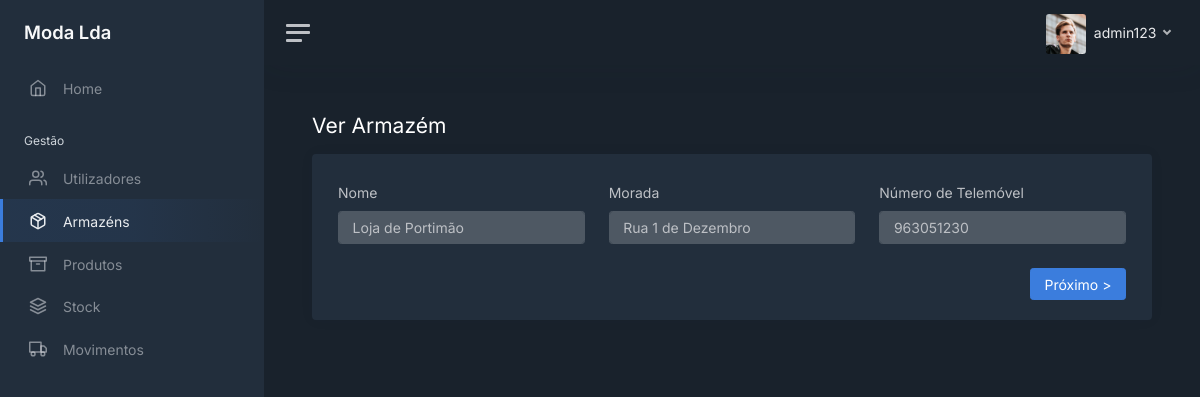
The page /warehouses/2 (signed in) on the database its author committed.
### modules/login/models.py (models this page shows, shortened)
class User(UserMixin, db.Model):
    __tablename__ = 'users'
    __table_args__ = {'extend_existing': True}
    id = db.Column(db.Integer, primary_key=True)
    username = db.Column(db.String(), unique=True)
    password = db.Column(db.String())
    role = db.Column(db.String())
    last_login = db.Column(db.DateTime, server_default=db.func.now())
    active = db.Column(db.Boolean, unique=False, default=True)

### modules/main/models.py (models this page shows, shortened)
class Warehouse(db.Model):
    __tablename__ = 'warehouses'
    __table_args__ = {'extend_existing': True}
    id = db.Column(db.Integer, primary_key=True)
    name = db.Column(db.String(), unique=True)
    address = db.Column(db.String())
    phone = db.Column(db.String())
    active = db.Column(db.Boolean, unique=False, default=True)

### modules/main/views.py (the view)
@bp.route('/warehouses/<int:id>')
@login_required
def view_warehouses(id):
    warehouse = Warehouse.query.filter_by(id=id, active=1).first_or_404()
    form = AddWarehouseForm()
    form.name.data = warehouse.name
    form.address.data = warehouse.address
    form.phone.data = warehouse.phone
    prev = Warehouse.query.filter_by(active=1).order_by(Warehouse.id.desc()).filter(Warehouse.id < warehouse.id).first()
    if prev is not None:
        prev = prev.id
    next = Warehouse.query.filter_by(active=1).order_by(Warehouse.id.asc()).filter(Warehouse.id > warehouse.id).first()
    if next is not None:
        next = next.id
    if current_user.role == 'admin' or current_user.role == 'gerente':
        return render_template('warehouses/warehouses_view.html', user=current_user, tab="warehouses",
                               form=form, next=next, prev=prev, action='view')
    else:
        return redirect(request.referrer or 'home')

### modules/main/forms.py
class AddWarehouseForm(FlaskForm):
    name = StringField('Nome', validators=[InputRequired(), validators.length(max=32)])
    address = StringField('Morada', validators=[InputRequired(), validators.length(max=45)])
    phone = StringField('Número de Telemóvel', validators=[InputRequired(), validators.length(min=9, max=15)])

### modules/login/models.py (called while the page is built)
@login_manager.user_loader
def load_user(user_id):
    return User.query.get(int(user_id))

### modules/main/templates/warehouses/warehouses_view.html (shortened to what this page needs)
<!DOCTYPE html>
<html lang="en">
<head>
   <link href="/static/css/dashboard.css" rel="stylesheet">
    <link href="https://cdn.datatables.net/1.13.7/css/jquery.dataTables.min.css" rel="stylesheet">
</head>
{% extends 'sidebar.html' %}
{% block content %}
    <div class="row">
        <h1 class="h3 mb-3">{% if action == 'view' %}Ver{% else %}Editar{% endif %} Armazém</h1>
    </div>
    <div class="card">
        <div class="card-body">
            <div class="container-fluid">
                <form action="" method="post">
                    <div class="row">
                        <div class="col-12 col-md-4 mt-2">
                            {{ form.name.label(class_="form-label") }}
                            {% if action == 'view' %}
                                {{ form.name(class_="form-control", disabled="disabled") }}
                            {% else %}
                                {{ form.name(class_="form-control") }}
                            {% endif %}
                        </div>
                        <div class="col-12 col-md-4 mt-2">
                            {{ form.address.label(class_="form-label") }}
                            {% if action == 'view' %}
                                {{ form.address(class_="form-control", disabled="disabled") }}
                            {% else %}
                                {{ form.address(class_="form-control") }}
                            {% endif %}
                        </div>
                        <div class="col-12 col-md-4 mt-2">
                            {{ form.phone.label(class_="form-label") }}
                            {% if action == 'view' %}
                                {{ form.phone(class_="form-control", disabled="disabled") }}
                            {% else %}
                                {{ form.phone(class_="form-control") }}
                            {% endif %}
                        </div>
                    </div>
                    <div class="mt-4">
                        {% if action == 'view' %}
                            <div class="row">
                                <div class="col">
                                </div>
                                <div class="col">
                                    {% if next is not none %}
                                        <a href="/warehouses/{{ next }}" class="btn btn-primary float-end">Próximo ></a>
                                    {% endif %}
                                </div>
                            </div>
                        {% endif %}
                    </div>
                </form>
            </div>
        </div>
    </div>
{% endblock %}

### modules/main/templates/sidebar.html (shortened to what this page needs)
<body data-theme="dark">
<div class="wrapper">
    <nav id="sidebar" class="sidebar js-sidebar">
        <div class="sidebar-content js-simplebar">
            <a class="sidebar-brand" href="/home">
                <span class="align-middle">Moda Lda</span>
            </a>
            <ul class="sidebar-nav">
                <li class="sidebar-item {% if tab == 'home' %}active{% endif %}">
                    <a class="sidebar-link" href="/home">
                        <i class="align-middle" data-feather="home"></i> <span class="align-middle">Home</span>
                    </a>
                </li>
                <li class="sidebar-header">
                    Gestão
                </li>
                {% if user.role == 'admin' or user.role == 'gerente' %}
                <li class="sidebar-item {% if tab == 'users' %}active{% endif %}">
                    <a class="sidebar-link" href="/users">
                        <i class="align-middle" data-feather="users"></i> <span class="align-middle">Utilizadores</span>
                    </a>
                </li>
                {% endif %}
                {% if user.role == 'admin' or user.role == 'gerente' %}
                <li class="sidebar-item {% if tab == 'warehouses' %}active{% endif %}">
                    <a class="sidebar-link" href="/warehouses">
                        <i class="align-middle" data-feather="package"></i> <span class="align-middle">Armazéns</span>
                    </a>
                </li>
                {% endif %}
                <li class="sidebar-item {% if tab == 'products' %}active{% endif %}">
                    <a class="sidebar-link" href="/products">
                        <i class="align-middle" data-feather="archive"></i> <span class="align-middle">Produtos</span>
                    </a>
                </li>
                <li class="sidebar-item {% if tab == 'stock' %}active{% endif %}">
                    <a class="sidebar-link" href="/stock">
                        <i class="align-middle" data-feather="layers"></i> <span class="align-middle">Stock</span>
                    </a>
                </li>
                <li class="sidebar-item {% if tab == 'movements' %}active{% endif %}">
                    <a class="sidebar-link" href="/movements">
                        <i class="align-middle" data-feather="truck"></i> <span class="align-middle">Movimentos</span>
                    </a>
                </li>
            </ul>
        </div>
    </nav>
    <div class="main">
        <nav class="navbar navbar-expand navbar-light navbar-bg">
            <a class="sidebar-toggle js-sidebar-toggle">
                <i class="hamburger align-self-center"></i>
            </a>
            <div class="navbar-collapse collapse">
                <ul class="navbar-nav navbar-align">
                    <li class="nav-item dropdown">
                        <a class="nav-link dropdown-toggle d-none d-sm-inline-block" href="#" data-bs-toggle="dropdown">
                            <img src="/static/img/avatars/avatar.jpg" class="avatar img-fluid rounded me-1"
                                 alt="{{ user.username }}"/> <span class="text-dark"> {{ user.username }} </span>
                        </a>
                    </li>
                </ul>
            </div>
        </nav>
        <main class="content">
            <div class="container-fluid p-0">
                {% block content %}
                {% endblock %}
            </div>
        </main>
    </div>
</div>
</body>
</html>

### rows shown on the page
User: username "admin123"
Warehouse: name "Loja de Portimão", address "Rua 1 de Dezembro", phone "963051230"
